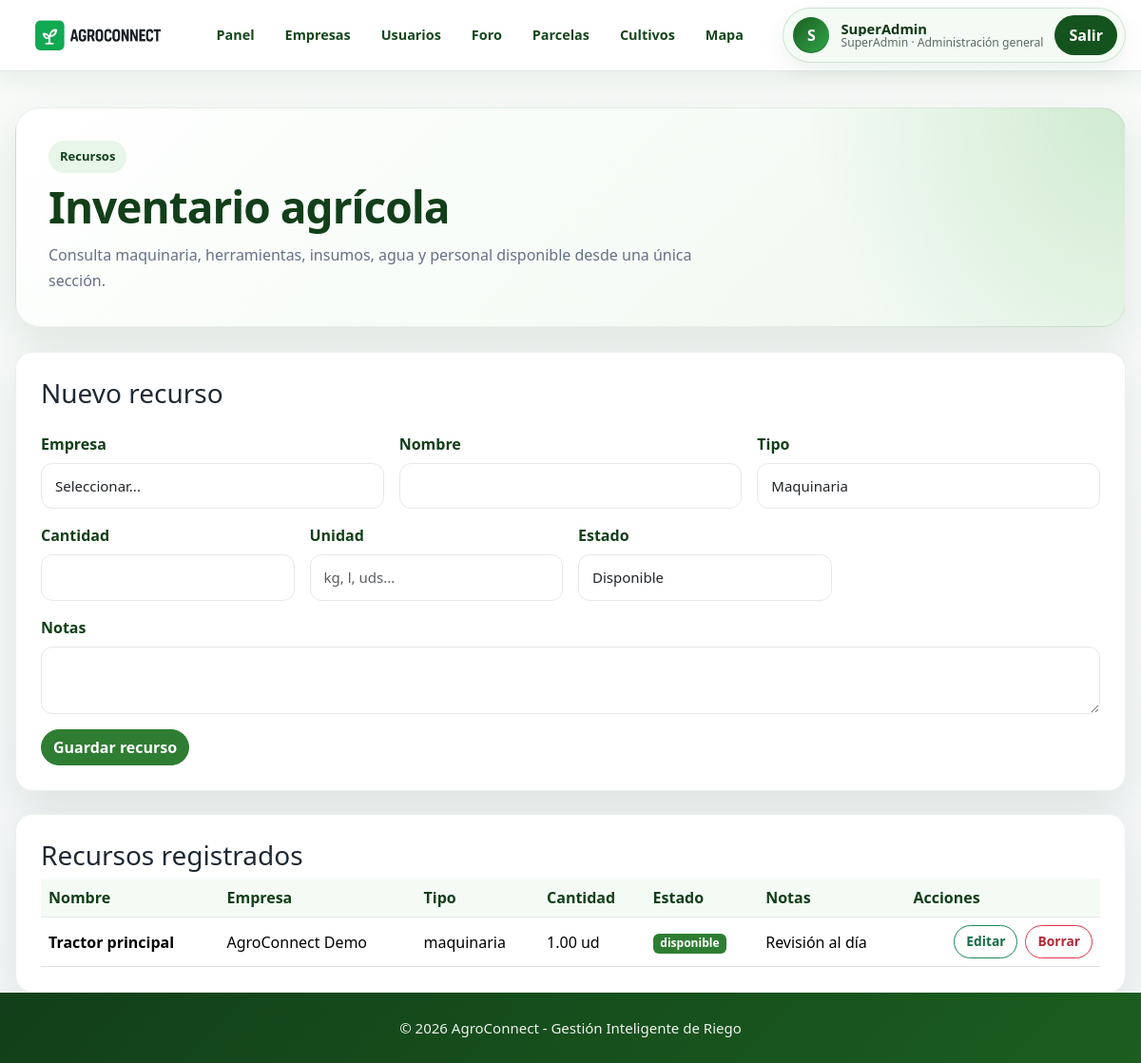
The app's page /recursos.php (signed in) with its own data.
### tables this page shows
CREATE TABLE `recursos` (
  `id` int(11) NOT NULL,
  `empresa_id` int(11) NOT NULL,
  `nombre` varchar(120) NOT NULL,
  `tipo` enum('maquinaria','herramienta','insumo','agua','personal') DEFAULT 'maquinaria',
  `cantidad` decimal(10,2) DEFAULT 0.00,
  `unidad` varchar(30) DEFAULT '',
  `estado` enum('disponible','en_uso','mantenimiento','agotado') DEFAULT 'disponible',
  `notas` text DEFAULT NULL,
  `fecha_creacion` timestamp NOT NULL DEFAULT current_timestamp()
);

CREATE TABLE `empresas` (
  `id` int(11) NOT NULL,
  `nombre` varchar(120) NOT NULL,
  `fecha_creacion` timestamp NOT NULL DEFAULT current_timestamp()
);

### recursos.php (the view, shortened to what this page needs)
<?php
session_start(); $conn=new mysqli('localhost','root','','agroconnect'); $conn->set_charset('utf8mb4'); require_once 'agro_helper.php'; if(!isset($_SESSION['rol'])){header('Location: login.php');exit();}
$rol=$_SESSION['rol']; $eid=intval($_SESSION['empresa_id']??0); $volver=agro_volver_panel(); $sinTabla=!agro_tabla_existe($conn,'recursos'); $mensaje=''; $error='';
if(!$sinTabla){$empresas=agro_empresas_visibles($conn); if($rol==='superadmin'){$recursos=$conn->query("SELECT r.*, e.nombre AS empresa FROM recursos r LEFT JOIN empresas e ON r.empresa_id=e.id ORDER BY r.id DESC");}else{$st=$conn->prepare("SELECT r.*, e.nombre AS empresa FROM recursos r LEFT JOIN empresas e ON r.empresa_id=e.id WHERE r.empresa_id=? ORDER BY r.id DESC");$st->bind_param('i',$eid);$st->execute();$recursos=$st->get_result();}}
?>
<!DOCTYPE html><html lang="es"><head><meta charset="UTF-8"><title>Recursos - AgroConnect</title><link href="https://cdn.jsdelivr.net/npm/bootstrap@5.3.2/dist/css/bootstrap.min.css" rel="stylesheet"><link rel="stylesheet" href="style.css"></head><body class="admin-body"><?php include __DIR__ . '/includes/topbar.php'; ?><div class="admin-container"><div class="dashboard-hero"><div><span class="eyebrow">Recursos</span><h1>Inventario agrícola</h1><p>Consulta maquinaria, herramientas, insumos, agua y personal disponible desde una única sección.</p></div></div><?php if($sinTabla){?><div class="alert alert-warning">Importa <strong>actualizacion_superadmin.sql</strong> para activar recursos.</div><?php } else { if($mensaje){?><div class="alert alert-success"><?php echo htmlspecialchars($mensaje);?></div><?php } if($error){?><div class="alert alert-danger"><?php echo htmlspecialchars($error);?></div><?php }?><div class="admin-card mb-4"><h3>Nuevo recurso</h3><form method="POST" class="row g-3 mt-1"><?php if($rol==='superadmin'){?><div class="col-md-4"><label class="form-label">Empresa</label><select name="empresa_id" class="form-select"><option value="">Seleccionar...</option><?php while($e=$empresas->fetch_assoc()){?><option value="<?php echo $e['id'];?>"><?php echo htmlspecialchars($e['nombre']);?></option><?php }?></select></div><?php }?><div class="col-md-4"><label class="form-label">Nombre</label><input name="nombre" class="form-control" required></div><div class="col-md-4"><label class="form-label">Tipo</label><select name="tipo" class="form-select"><option value="maquinaria">Maquinaria</option><option value="herramienta">Herramienta</option><option value="insumo">Insumo</option><option value="agua">Agua</option><option value="personal">Personal</option></select></div><div class="col-md-3"><label class="form-label">Cantidad</label><input type="number" step="0.01" name="cantidad" class="form-control"></div><div class="col-md-3"><label class="form-label">Unidad</label><input name="unidad" class="form-control" placeholder="kg, l, uds..."></div><div class="col-md-3"><label class="form-label">Estado</label><select name="estado" class="form-select"><option value="disponible">Disponible</option><option value="en_uso">En uso</option><option value="mantenimiento">Mantenimiento</option><option value="agotado">Agotado</option></select></div><div class="col-md-12"><label class="form-label">Notas</label><textarea name="notas" class="form-control" rows="2"></textarea></div><div class="col-12"><button name="guardar" class="btn btn-success">Guardar recurso</button></div></form></div><div class="admin-card"><h3>Recursos registrados</h3><div class="table-responsive"><table class="table"><thead><tr><th>Nombre</th><th>Empresa</th><th>Tipo</th><th>Cantidad</th><th>Estado</th><th>Notas</th><?php if(in_array($rol,['superadmin','jefe'])){ ?><th>Acciones</th><?php } ?></tr></thead><tbody><?php while($r=$recursos->fetch_assoc()){?><tr><td><strong><?php echo htmlspecialchars($r['nombre']);?></strong></td><td><?php echo htmlspecialchars($r['empresa']??'');?></td><td><?php echo htmlspecialchars($r['tipo']);?></td><td><?php echo htmlspecialchars($r['cantidad'].' '.$r['unidad']);?></td><td><span class="badge bg-success"><?php echo htmlspecialchars($r['estado']);?></span></td><td><?php echo htmlspecialchars($r['notas']);?></td><?php if(in_array($rol,['superadmin','jefe'])){ ?><td><?php echo agro_crud_botones('recursos', $r['id'], 'recursos.php'); ?></td><?php } ?></tr><?php }?></tbody></table></div></div><?php }?></div><?php include __DIR__ . '/includes/footer.php'; ?>
</body></html>

### agro_helper.php (shortened to what this page needs)
<?php
function agro_tabla_existe($conn, $tabla) {
    $tabla = $conn->real_escape_string($tabla);
    $res = $conn->query("SHOW TABLES LIKE '$tabla'");
    return $res && $res->num_rows > 0;
}
function agro_crud_botones($tabla, $id, $volver) {
    $rol = $_SESSION['rol'] ?? '';
    $permitidas = ['empresas','usuarios','parcelas','cultivos','recursos','incidencias','tareas_agricolas','historico_actividades','grupos_trabajadores'];
    $id = intval($id);
    $volver = urlencode($volver);
    $tablaUrl = urlencode($tabla);
    return '<div class="crud-actions"><a class="crud-btn crud-btn--edit" href="edit_record.php?tabla='.$tablaUrl.'&id='.$id.'&volver='.$volver.'">Editar</a><a class="crud-btn crud-btn--delete" href="delete_record.php?tabla='.$tablaUrl.'&id='.$id.'&volver='.$volver.'">Borrar</a></div>';
}
?>

### style.css (style rules this page uses)
:root { --verde-900: #123f19; --verde-800: #1b5e20; --verde-700: #2e7d32; --verde-600: #3f9142; --verde-100: #e8f5e9; --verde-50: #f4fbf5; --texto: #1f2933; --muted: #667085; --borde: #e5e7eb; --fondo: #f4f6f8; --blanco: #ffffff; --sombra: 0 18px 45px rgba(18, 63, 25, 0.10); --radio: 18px; }
* { box-sizing: border-box; margin: 0; padding: 0; }
html { min-height: 100%; }
body { min-height: 100vh; display: flex; flex-direction: column; background: linear-gradient(180deg, #f8fbf8 0%, #f4f6f8 45%, #eef7ef 100%); color: var(--texto); font-family: "Segoe UI", Arial, sans-serif; }
a { color: inherit; }
.grupo label, .form-label { margin-bottom: 8px; font-weight: 700; color: var(--verde-900); }
.grupo input, .grupo textarea, .form-control, .form-select { min-height: 46px; padding: 12px 14px; border-radius: 12px !important; border: 1px solid var(--borde) !important; font-size: 15px; background: #fff; transition: 0.2s ease; }
.admin-body { background: linear-gradient(180deg, #f8fbf8 0%, #f4f6f8 100%) !important; }
.admin-container { width: min(1180px, calc(100% - 32px)); margin: 38px auto 0; }
.admin-card { border: 1px solid rgba(18, 63, 25, 0.08) !important; border-radius: var(--radio) !important; box-shadow: var(--sombra) !important; padding: 26px !important; background: #fff; }
.table { margin-bottom: 0; vertical-align: middle; }
.table thead th { color: var(--verde-900); background: var(--verde-50); border-bottom: 1px solid var(--borde); }
.badge.bg-success, .btn-success, .bg-success { background-color: var(--verde-700) !important; }
.btn-success { border-color: var(--verde-700) !important; border-radius: 999px !important; font-weight: 650 !important; }
.dashboard-hero { display:flex; justify-content:space-between; align-items:center; gap:26px; padding:34px; margin-bottom:26px; border-radius:26px; background:radial-gradient(circle at top right, rgba(76,175,80,.20), transparent 28%), linear-gradient(135deg,#fff,#eef8ef); border:1px solid rgba(18,63,25,.08); box-shadow:var(--sombra); }
.dashboard-hero h1 { margin:8px 0 10px; color:var(--verde-900); font-size:clamp(30px,4vw,46px); font-weight:850; letter-spacing:-1px; }
.dashboard-hero p { max-width:720px; margin:0; color:var(--muted); line-height:1.7; }
.eyebrow { display:inline-flex; padding:7px 12px; border-radius:999px; background:var(--verde-100); color:var(--verde-900); font-weight:800; font-size:13px; }
.admin-body { min-height: 100vh; display: flex; flex-direction: column; }
.admin-container, .dashboard-container, .contenido, .contact-section { flex: 1 0 auto; }
.empresa-actions, .crud-actions { display: flex; align-items: center; gap: 8px; flex-wrap: wrap; justify-content: flex-end; }
.crud-btn { display: inline-flex; align-items: center; justify-content: center; min-height: 32px; padding: 6px 12px; border-radius: 999px; font-weight: 800; font-size: .86rem; text-decoration: none; transition: .2s ease; }
.crud-btn--edit { border: 1px solid #198754; color: #146c43; background: #fff; }
.crud-btn--delete { border: 1px solid #dc3545; color: #b02a37; background: #fff; }

### records on screen
recursos: nombre "Tractor principal", empresa.nombre "AgroConnect Demo", tipo "maquinaria", cantidad+unidad "1.00 ud", estado "disponible", notas "Revisión al día"

### other values on screen
mb_substr($usuarioNombre, 0, 1, 'UTF-8') "S"
$usuarioNombre "SuperAdmin"
$rolLabel "SuperAdmin"
$empresaNombre "Administración general"
